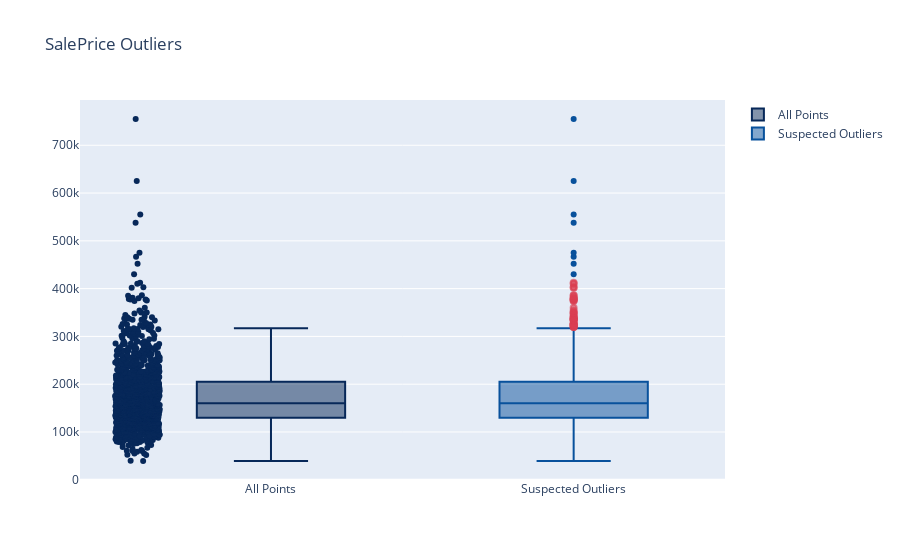

The code cell stored with this chart in its notebook:
### Markdown cell above
**Sale Price Outliers Treatment**

For sales price, we removed those houses priced 500k and over as they show to be real outliers and would potentially affect the quality of the model. There is no significant outliers located at the far bottom of the distribution.

### Code cell
OutLiersBox(df,"SalePrice")

### Figure 1 — Plotly figure (JSON) as saved in the notebook; plotly's stock layout.template omitted (floating-point values rounded to 4 significant figures; data arrays with more than 128 entries replaced by an {"elided": "..."} marker saying what was removed)
{"data": [{"boxpoints": "all", "jitter": 0.3, "line": {"color": "rgb(7,40,89)"}, "marker": {"color": "rgb(7,40,89)"}, "name": "All Points", "pointpos": -1.8, "type": "box", "y": {"elided": "1198 int values"}}, {"boxpoints": "suspectedoutliers", "line": {"color": "rgb(8,81,156)"}, "marker": {"color": "rgb(8,81,156)", "line": {"outliercolor": "rgba(219, 64, 82, 0.6)", "outlierwidth": 2}, "outliercolor": "rgba(219, 64, 82, 0.6)"}, "name": "Suspected Outliers", "type": "box", "y": {"elided": "1198 int values"}}], "layout": {"title": {"text": "SalePrice Outliers"}}}
